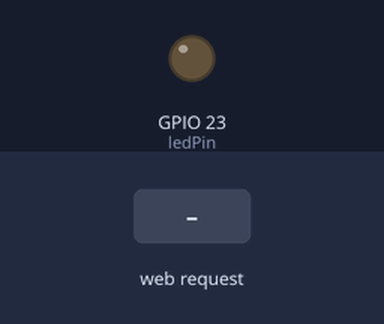
Simulated run of this sketch. Board: ESP32. On the bench: output pins drawn as LEDs (lit = HIGH). The inputs (shaded band) are chosen by the test bench. What the sketch prints to the serial monitor is not drawn.

Above: at 1.2 s.
1.3 s: HTTP request GET /on received
At 2.4 s:
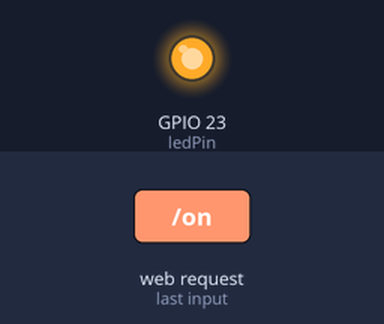
2.8 s: HTTP request GET /off received
At 3.5 s:
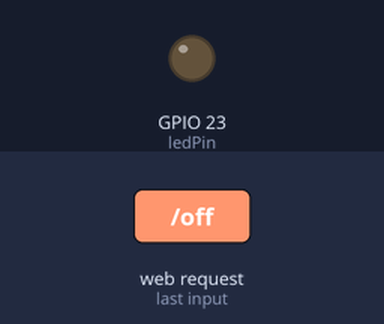
Timing chart, 0 to 5.8 s (numbered marks = the images above; inputs shaded):
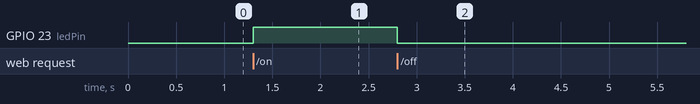

The sketch:

alumerled-avec-web.ino
```cpp
#include <WiFi.h>
#include <WebServer.h>

/*
===================================================================
                  BRANCHEMENT MATÉRIEL
===================================================================
- LED Anode (+)  ---> Résistance 220Ω ---> GPIO 23
- LED Cathode (-)---> GND de l'ESP32
===================================================================
*/

// --- Paramètres du réseau Wi-Fi créé par l'ESP32 ---
const char* ssid = "ESP32_Meteo_Chamss"; // Nom du réseau Wi-Fi
const char* password = "12345678password"; // Mot de passe (minimum 8 caractères)

const int ledPin = 23;
WebServer server(80);

String ledState = "Eteinte";

// ===================================================================
//             PAGE HTML & CSS ULTRA SIMPLE
// ===================================================================
const char index_html[] PROGMEM = R"rawliteral(
<!DOCTYPE html>
<html>
<head>
    <meta charset="UTF-8">
    <title>ESP32 LED AP</title>
    <style>
        body {
            font-family: Arial, sans-serif;
            text-align: center;
            margin-top: 50px;
            background-color: #f0f0f0;
        }
        .btn {
            display: inline-block;
            padding: 15px 30px;
            font-size: 18px;
            color: white;
            text-decoration: none;
            border-radius: 5px;
            margin: 10px;
        }
        .on { background-color: green; }
        .off { background-color: red; }
    </style>
</head>
<body>

    <h1>Réseau Autonome ESP32</h1>
    <p>Etat actuel : <b>%STATE%</b></p>

    <p>
        <a href="/on" class="btn on">ALLUMER</a>
        <a href="/off" class="btn off">ETEINDRE</a>
    </p>

</body>
</html>
)rawliteral";

// ===================================================================
//                      FONCTIONS DU SERVEUR
// ===================================================================

void handleRoot() {
  String page = index_html;
  page.replace("%STATE%", ledState);
  server.send(200, "text/html", page);
}

void handleLedOn() {
  digitalWrite(ledPin, HIGH);
  ledState = "Allumee";
  server.sendHeader("Location", "/");
  server.send(303);
}

void handleLedOff() {
  digitalWrite(ledPin, LOW);
  ledState = "Eteinte";
  server.sendHeader("Location", "/");
  server.send(303);
}

void setup() {
  Serial.begin(115200);

  pinMode(ledPin, OUTPUT);
  digitalWrite(ledPin, LOW);

  // Configuration de l'ESP32 en mode Point d'Accès (AP)
  Serial.println("Création du réseau Wi-Fi...");
  WiFi.softAP(ssid, password);

  // En mode Access Point, l'adresse IP par défaut de l'ESP32 est TOUJOURS 192.168.4.1
  IPAddress myIP = WiFi.softAPIP();
  Serial.print("Point d'accès créé ! Adresse IP : ");
  Serial.println(myIP);

  // Configuration des routes Web
  server.on("/", handleRoot);
  server.on("/on", handleLedOn);
  server.on("/off", handleLedOff);

  server.begin();
  Serial.println("Serveur Web démarré.");
}

void loop() {
  server.handleClient();
}
```

Measured:
- after the input at 1.3 s, GPIO 23 (ledPin): LOW → HIGH at once
- after the input at 2.8 s, GPIO 23 (ledPin): HIGH → LOW at once
